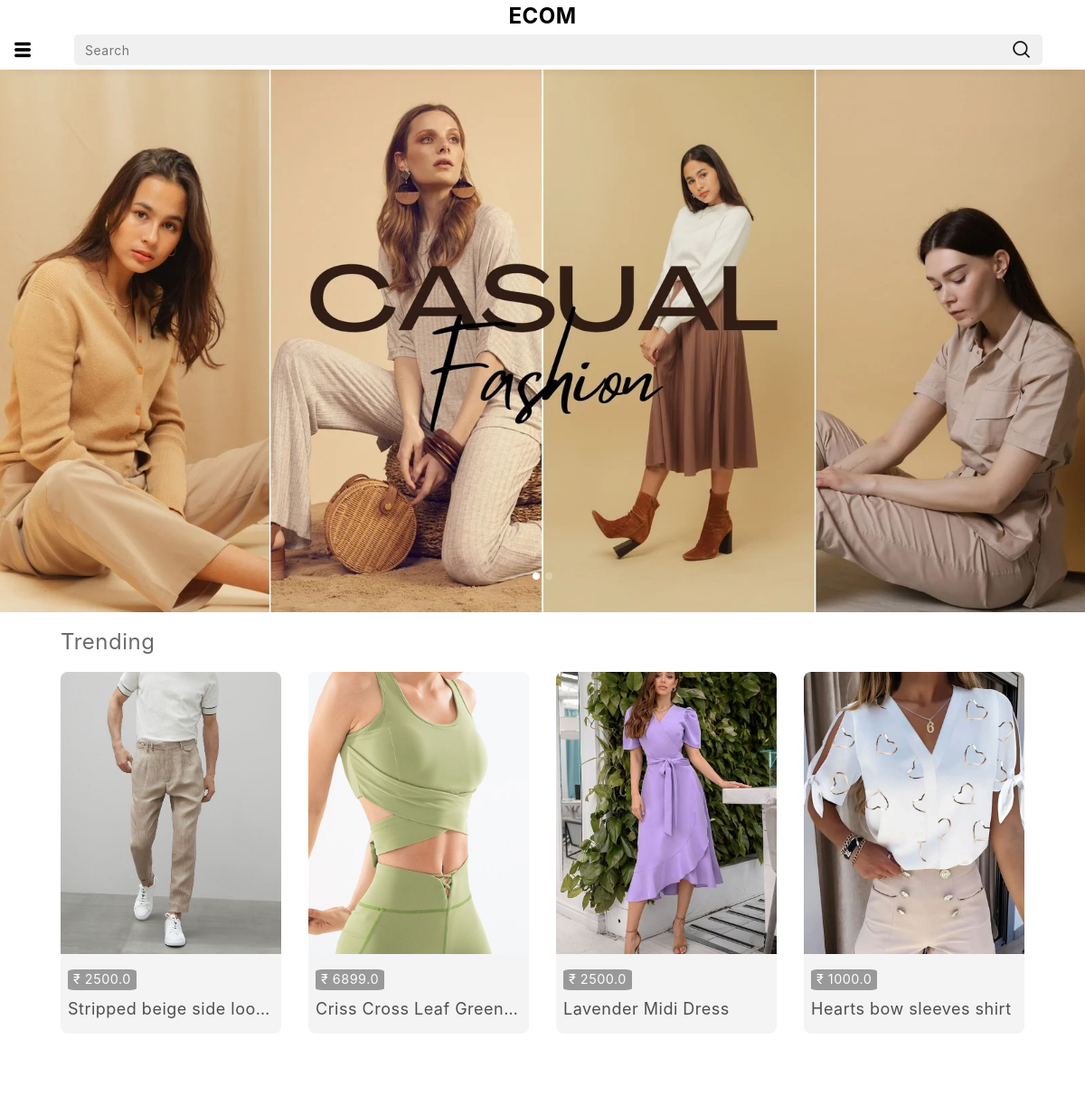
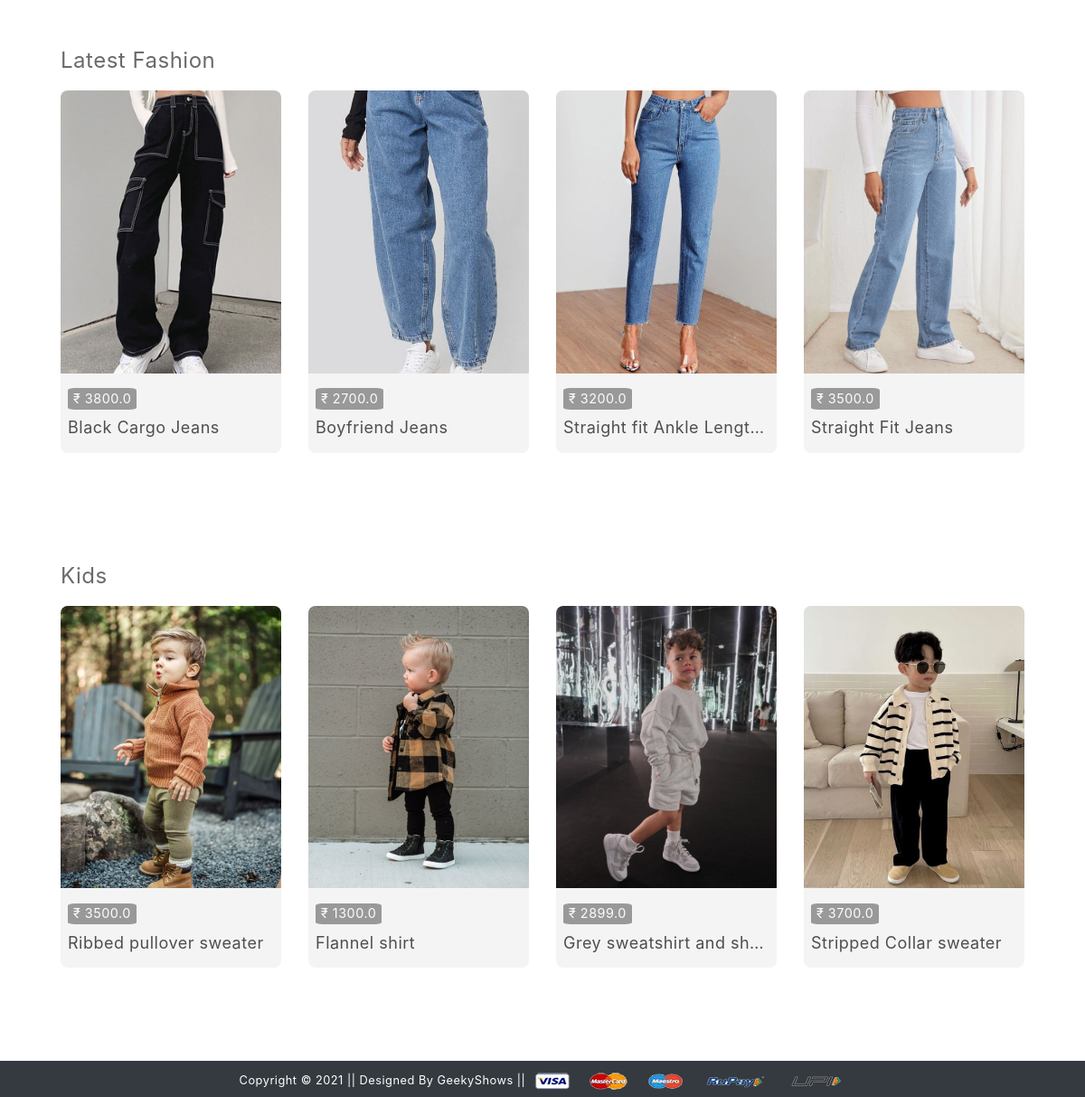
The page / on the database its author committed (2 pictures, top to bottom).
### app/models.py (models this page shows)
class Product(models.Model):
    title=models.CharField(max_length=100)
    selling_price=models.FloatField()
    discounted_price=models.FloatField()
    description=models.TextField()
    brand=models.CharField(max_length=100)
    category=models.CharField(choices=CATEGORY_CHOICES,max_length=3)
    product_image=models.ImageField(upload_to='productimg')

### app/views.py (the view)
# urls.py: path('', views.ProductView.as_view(), name="home"),
class ProductView(View):
    def get(self, request):
        totalitem = 0
        trending = Product.objects.filter(category='T')
        latest_fashion = Product.objects.filter(category='WT')|Product.objects.filter(category='WJ')
        kids = Product.objects.filter(category="KB")|Product.objects.filter(category='KG')
        if request.user.is_authenticated:
            totalitem = len(Cart.objects.filter(user=request.user))
        return render(request, 'app/home.html', {'trending':trending, 'latest_fashion':latest_fashion, 'kids':kids, 'totalitem':totalitem})

### app/templates/app/home.html (shortened to what this page needs)
{% extends 'app/base.html' %}
{% load static %}
{% block banner_slider %}
<div id="carouselExampleIndicators" class="carousel slide banner" data-ride="carousel">
  <ol class="carousel-indicators">
    <li data-target="#carouselExampleIndicators" data-slide-to="0" class="active"></li>
    <li data-target="#carouselExampleIndicators" data-slide-to="1"></li>
  </ol>
  <div class="carousel-inner">
    <div class="carousel-item active">
      <img
        class="d-block w-100"
        src="{% static 'app/images/banner/b1.jpg' %}"
        alt="First slide"
      />
    </div>
  </div>
  <a
    class="carousel-control-prev"
    href="#carouselExampleIndicators"
    data-slide="prev"
  ></a>
  <a
    class="carousel-control-next"
    href="#carouselExampleIndicators"
    data-slide="next"
  ></a>
</div>
{% endblock banner_slider %}
{% block main-content %}
<div class="row custom-slider-row">
  <div class="slider-head light">Trending</div>
  <div class="featured-carousel owl-carousel">
    {% for t in trending %}
    <a class="each-slide-item" href="{% url 'product-detail' t.id %}" class="btn">
      <div class="slide-item-img">
        <img src="{{t.product_image.url}}" alt="not found" />
      </div>
      <div class="slide-item-details">
        <div class="slide-item-price light">
          <span>&#8377;</span> {{t.discounted_price}}
        </div>
        <div class="slide-item-title light">{{t.title}}</div>
      </div>
    </a>
    {% endfor %}
  </div>
</div>
<div class="row custom-slider-row">
  <div class="slider-head light">Latest Fashion</div>
  <div class="featured-carousel owl-carousel">
    {% for t in latest_fashion %}
    <a class="each-slide-item" href="{% url 'product-detail' t.id %}" class="btn">
      <div class="slide-item-img">
        <img src="{{t.product_image.url}}" alt="not found" />
      </div>
      <div class="slide-item-details">
        <div class="slide-item-price light">
          <span>&#8377;</span> {{t.discounted_price}}
        </div>
        <div class="slide-item-title light">{{t.title}}</div>
      </div>
    </a>
    {% endfor %}
  </div>
</div>
<div class="row custom-slider-row">
  <div class="slider-head light">Kids</div>
  <div class="featured-carousel owl-carousel">
    {% for t in kids %}
    <a class="each-slide-item" href="{% url 'product-detail' t.id %}" class="btn">
      <div class="slide-item-img">
        <img src="{{t.product_image.url}}" alt="not found" />
      </div>
      <div class="slide-item-details">
        <div class="slide-item-price light">
          <span>&#8377;</span> {{t.discounted_price}}
        </div>
        <div class="slide-item-title light">{{t.title}}</div>
      </div>
    </a>
    {% endfor %}
  </div>
</div>
{% endblock main-content %}

### app/static/app/css/style.css (style rules this page uses)
* { user-select: none; letter-spacing: 0.5px; font-weight: 400; }
.w-100 { font-weight: 100; }
div > a { text-decoration: none; color: black; }
.carousel .carousel-indicators li { width: 8px; height: 8px; border-radius: 100%; }
.row { width: 100%; }
.custom-slider-row { padding: 15px 40px 15px 70px; }
.slider-head { font-size: x-large; margin-bottom: 15px; }
.each-slide-item { display: flex; flex-direction: column; background-color: rgba(128, 128, 128, 0.091); aspect-ratio: 1/1.6; border-radius: 8px; justify-content: space-between; gap: 10px; }
.slide-item-img { border-top-left-radius: 8px; border-top-right-radius: 8px; height: 80%; }
.slide-item-img > img { border-top-left-radius: 8px; border-top-right-radius: 8px; object-fit: cover; height: 100%; width: 100%; }
.slide-item-details { height: 20%; display: flex; flex-direction: column; justify-content: space-evenly; padding: 0px 8px 8px 8px; }
.slide-item-price { font-size: 4vw; background-color: rgba(0, 0, 0, 0.548); width: max-content; color: white; padding: 0.05vw 1.3vw 0.1vw 1.3vw; border-radius: 10%; }
.slide-item-title { font-size: 5vw; color: black; width: 100%; overflow: hidden; white-space: nowrap; text-overflow: ellipsis; }
.mrp, .light { opacity: 0.68; }
@media (min-width: 400px) { .slide-item-price { font-size: 2.2vw; padding: 0.05vw 1vw 0.1vw 1vw; } }
@media (min-width: 400px) { .slide-item-title { font-size: 2.5vw; } }
@media (min-width: 600px) { .all-items > .each-slide-item > .slide-item-details > .slide-item-price-outer > .slide-item-price, .slide-item-price { font-size: 1.6vw; padding: 0.05vw 0.8vw 0.1vw 0.8vw; } }
@media (min-width: 600px) { .all-items > .each-slide-item > .slide-item-details > .slide-item-title, .slide-item-title { font-size: 1.8vw; } }
@media (min-width: 800px) { .custom-slider-row { margin-bottom: 5vh; } }
@media (min-width: 1000px) { .all-items > .each-slide-item > .slide-item-details > .slide-item-price-outer > .slide-item-price, .slide-item-price { font-size: 1.2vw; padding: 0.05vw 0.5vw 0.1vw 0.5vw; } }
@media (min-width: 1000px) { .all-items > .each-slide-item > .slide-item-details > .slide-item-title, .slide-item-title { font-size: 1.5vw; } }

### rows shown on the page
Product: product_image (picture), discounted_price "2500.0", title "Stripped beige side loo…"
Product: product_image (picture), discounted_price "6899.0", title "Criss Cross Leaf Green…"
Product: product_image (picture), discounted_price "2500.0", title "Lavender Midi Dress"
Product: product_image (picture), discounted_price "1000.0", title "Hearts bow sleeves shirt"
Product: title "Peach top and stripped…"
Product: product_image (picture), discounted_price "3800.0", title "Black Cargo Jeans"
Product: product_image (picture), discounted_price "2700.0", title "Boyfriend Jeans"
Product: product_image (picture), discounted_price "3200.0", title "Straight fit Ankle Lengt…"
Product: product_image (picture), discounted_price "3500.0", title "Straight Fit Jeans"
Product: product_image (picture), discounted_price "3500.0", title "Ribbed pullover sweater"
Product: product_image (picture), discounted_price "1300.0", title "Flannel shirt"
Product: product_image (picture), discounted_price "2899.0", title "Grey sweatshirt and sh…"
Product: product_image (picture), discounted_price "3700.0", title "Stripped Collar sweater"
